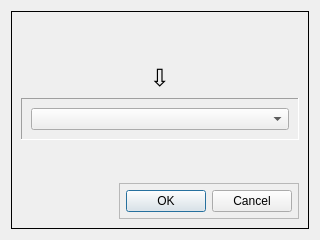
<?xml version="1.0" encoding="UTF-8"?>
<ui version="4.0">
 <class>delete_form</class>
 <widget class="QDialog" name="delete_form">
  <property name="geometry">
   <rect>
    <x>0</x>
    <y>0</y>
    <width>320</width>
    <height>240</height>
   </rect>
  </property>
  <property name="windowTitle">
   <string>Dialog</string>
  </property>
  <layout class="QVBoxLayout" name="verticalLayout">
   <item>
    <widget class="QFrame" name="frame_2">
     <property name="frameShape">
      <enum>QFrame::Panel</enum>
     </property>
     <property name="frameShadow">
      <enum>QFrame::Plain</enum>
     </property>
     <layout class="QVBoxLayout" name="verticalLayout_2">
      <item>
       <spacer name="verticalSpacer_2">
        <property name="orientation">
         <enum>Qt::Vertical</enum>
        </property>
        <property name="sizeHint" stdset="0">
         <size>
          <width>20</width>
          <height>25</height>
         </size>
        </property>
       </spacer>
      </item>
      <item>
       <widget class="QLabel" name="label">
        <property name="font">
         <font>
          <weight>50</weight>
          <bold>false</bold>
         </font>
        </property>
        <property name="text">
         <string/>
        </property>
        <property name="alignment">
         <set>Qt::AlignCenter</set>
        </property>
        <property name="wordWrap">
         <bool>false</bool>
        </property>
       </widget>
      </item>
      <item>
       <widget class="QLabel" name="label_2">
        <property name="font">
         <font>
          <weight>50</weight>
          <bold>false</bold>
         </font>
        </property>
        <property name="text">
         <string>&lt;font style=&quot;font-size:18pt;&quot;&gt;⇩&lt;/font&gt;</string>
        </property>
        <property name="alignment">
         <set>Qt::AlignCenter</set>
        </property>
       </widget>
      </item>
      <item>
       <widget class="QFrame" name="frame_3">
        <property name="frameShape">
         <enum>QFrame::Panel</enum>
        </property>
        <property name="frameShadow">
         <enum>QFrame::Sunken</enum>
        </property>
        <layout class="QHBoxLayout" name="comboBoxHorizontalLayout">
         <item>
          <widget class="QComboBox" name="comboBox">
           <property name="placeholderText">
            <string/>
           </property>
          </widget>
         </item>
        </layout>
       </widget>
      </item>
      <item>
       <spacer name="verticalSpacer">
        <property name="orientation">
         <enum>Qt::Vertical</enum>
        </property>
        <property name="sizeHint" stdset="0">
         <size>
          <width>20</width>
          <height>40</height>
         </size>
        </property>
       </spacer>
      </item>
      <item>
       <layout class="QHBoxLayout" name="horizontalLayout_2">
        <property name="spacing">
         <number>0</number>
        </property>
        <property name="leftMargin">
         <number>0</number>
        </property>
        <property name="topMargin">
         <number>0</number>
        </property>
        <property name="rightMargin">
         <number>0</number>
        </property>
        <property name="bottomMargin">
         <number>0</number>
        </property>
        <item>
         <spacer name="horizontalSpacer">
          <property name="orientation">
           <enum>Qt::Horizontal</enum>
          </property>
          <property name="sizeHint" stdset="0">
           <size>
            <width>40</width>
            <height>20</height>
           </size>
          </property>
         </spacer>
        </item>
        <item>
         <widget class="QFrame" name="frame">
          <property name="frameShape">
           <enum>QFrame::StyledPanel</enum>
          </property>
          <property name="frameShadow">
           <enum>QFrame::Sunken</enum>
          </property>
          <layout class="QHBoxLayout" name="horizontalLayout">
           <property name="leftMargin">
            <number>6</number>
           </property>
           <property name="topMargin">
            <number>6</number>
           </property>
           <property name="rightMargin">
            <number>6</number>
           </property>
           <property name="bottomMargin">
            <number>6</number>
           </property>
           <item>
            <widget class="QDialogButtonBox" name="buttonBox">
             <property name="enabled">
              <bool>true</bool>
             </property>
             <property name="sizePolicy">
              <sizepolicy hsizetype="Fixed" vsizetype="Fixed">
               <horstretch>0</horstretch>
               <verstretch>0</verstretch>
              </sizepolicy>
             </property>
             <property name="orientation">
              <enum>Qt::Horizontal</enum>
             </property>
             <property name="standardButtons">
              <set>QDialogButtonBox::Cancel|QDialogButtonBox::Ok</set>
             </property>
            </widget>
           </item>
          </layout>
         </widget>
        </item>
       </layout>
      </item>
     </layout>
    </widget>
   </item>
  </layout>
 </widget>
 <resources/>
 <connections>
  <connection>
   <sender>buttonBox</sender>
   <signal>accepted()</signal>
   <receiver>delete_form</receiver>
   <slot>accept()</slot>
   <hints>
    <hint type="sourcelabel">
     <x>248</x>
     <y>254</y>
    </hint>
    <hint type="destinationlabel">
     <x>157</x>
     <y>274</y>
    </hint>
   </hints>
  </connection>
  <connection>
   <sender>buttonBox</sender>
   <signal>rejected()</signal>
   <receiver>delete_form</receiver>
   <slot>reject()</slot>
   <hints>
    <hint type="sourcelabel">
     <x>316</x>
     <y>260</y>
    </hint>
    <hint type="destinationlabel">
     <x>286</x>
     <y>274</y>
    </hint>
   </hints>
  </connection>
 </connections>
</ui>
